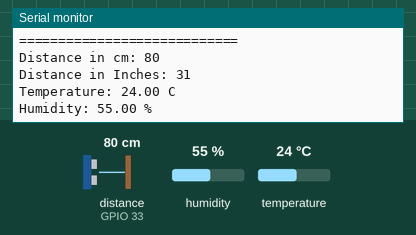
Simulated run of this sketch. Board: ESP32. Parts: the last lines printed to the serial monitor. Wiring (inferred from the names in the program): ultrasonic range finder: trigger GPIO 32; echo GPIO 33. The inputs (shaded band) are chosen by the test bench; at power-on: distance to the obstacle (sensor on GPIO 33) 80 cm, humidity 55 %, temperature 24 °C. The echo pulse lasts 58.3 µs per cm.

Above: at 5.8 s.
5.9 s: distance to the obstacle (sensor on GPIO 33) set to 2 cm
At 10.4 s:
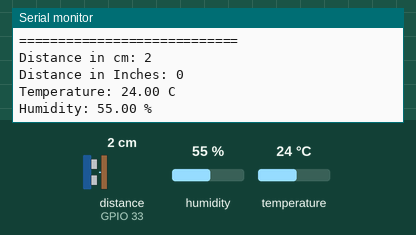
11.9 s: humidity set to 22 %
At 16.5 s:
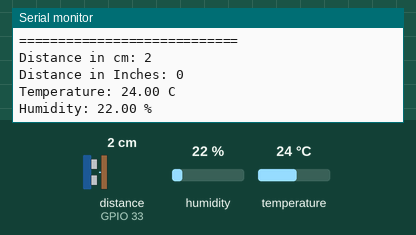
17.9 s: temperature set to 12 °C
At 21.3 s:
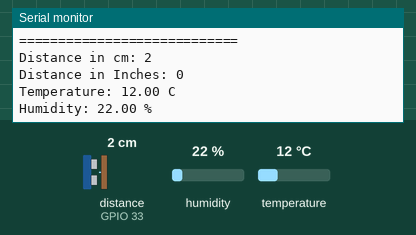
23.9 s: distance to the obstacle (sensor on GPIO 33) set to 4 cm
At 26.1 s:
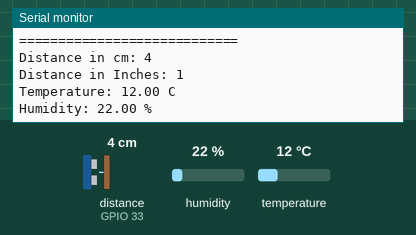
29.9 s: humidity set to 40 %
At 31.0 s:
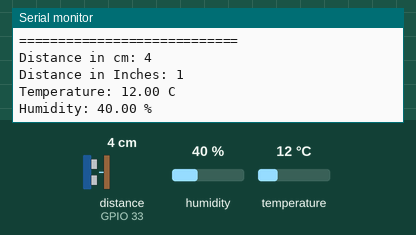
Timing chart, 0 to 32.9 s (numbered marks = the images above; inputs shaded):
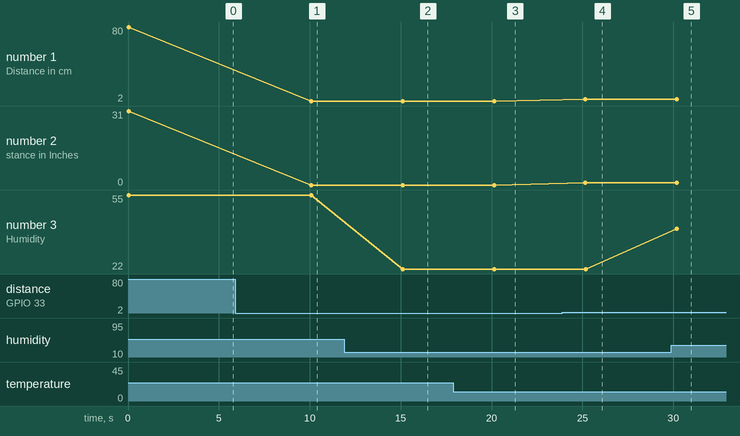

Measured:
- after the input at 5.9 s, the serial monitor: prints a new line after 4.2 s (image 1)
- after the input at 11.9 s, the serial monitor: prints a new line after 3.2 s (image 2)
- after the input at 17.9 s, the serial monitor: prints a new line after 2.2 s (image 3)
- after the input at 23.9 s, the serial monitor: prints a new line after 1.3 s (image 4)
- after the input at 29.9 s, the serial monitor: prints a new line after 0.30 s (image 5)
- plotted number 1: 80 → 2 after the input at 5.9 s, 2 → 4 after the input at 23.9 s
- plotted number 2: 31 → 0 after the input at 5.9 s, 0 → 1 after the input at 23.9 s
- plotted number 3: 55 → 22 after the input at 11.9 s, 22 → 40 after the input at 29.9 s

The sketch:

Dht_and_Ultrasonic.ino
```cpp
#include <Wire.h>
#include "DHT.h"


#define DHTPIN 26
#define DHTTYPE DHT11
DHT dht(DHTPIN, DHTTYPE);

#define PIN_TRIG 32
#define PIN_ECHO 33

int prevDistanceCm = -1;
int prevDistanceInches = -1;
float prevTemperature = -1;
float prevHumidity = -1;

void valueIfChanged(int distanceCm, int distanceInches, float temperature, float humidity){
  bool hasChanged = false;

  if (distanceCm != prevDistanceCm){
    prevDistanceCm = distanceCm;
    hasChanged = true;
  }
  if (distanceInches != prevDistanceInches){
    prevDistanceInches = distanceInches;
    hasChanged = true;
  }
  if (temperature != prevTemperature){
    prevTemperature = temperature;
    hasChanged = true;
  }
  if (humidity != prevHumidity){
    prevHumidity = humidity;
    hasChanged = true;
  }

  if (hasChanged){
  Serial.println("============================");
  Serial.print("Distance in cm: ");
  Serial.println(distanceCm);
  Serial.print("Distance in Inches: ");
  Serial.println(distanceInches);
  Serial.print("Temperature: ");
  Serial.print(temperature);
  Serial.println(" C");
  Serial.print("Humidity: ");
  Serial.print(humidity);
  Serial.println(" %");
  }
}

void setup() {
  Serial.begin(115200);
  Serial.println("ESP32 DHT22 and ULTRASONIC SENSOR");
  pinMode(PIN_TRIG, OUTPUT);
  pinMode(PIN_ECHO, INPUT);
  dht.begin();
}

void loop() {
  digitalWrite(PIN_TRIG, HIGH);
  delayMicroseconds(10);
  digitalWrite(PIN_TRIG, LOW);

  int duration = pulseIn(PIN_ECHO, HIGH);
  int distanceCm = duration / 58;
  int distanceInches = duration / 148;

  //DHT attributes & serial print
  float humidity = dht.readHumidity();
  float temperature = dht.readTemperature();

  valueIfChanged(distanceCm, distanceInches, temperature, humidity);
  delay(5000);
}
```
